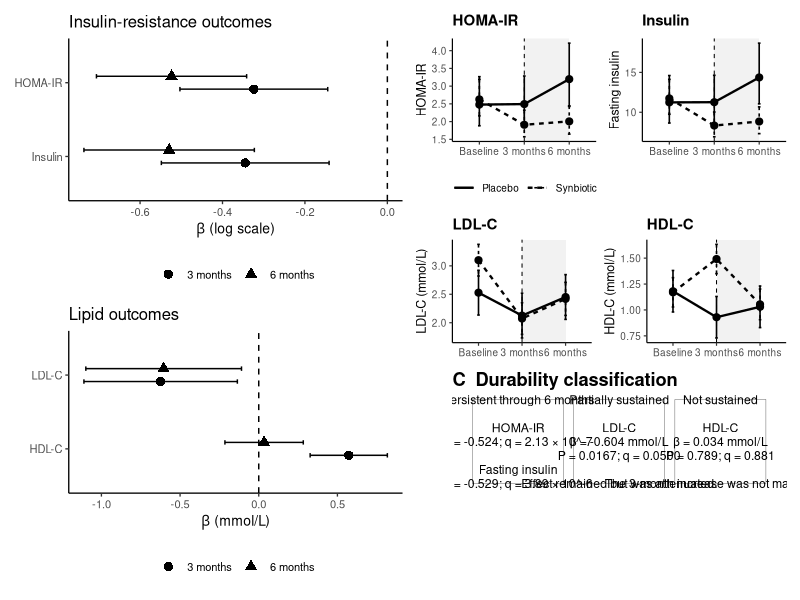
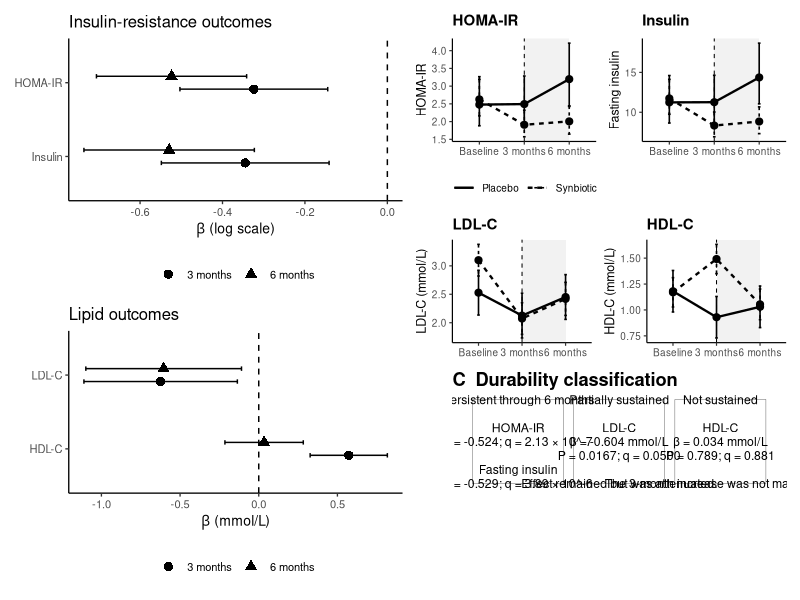

Source code (R) for these figures, in order:
# ==========================================================
# COMBINED DURABILITY FIGURE
# Panel A: beta forest plots at 3 and 6 months
# Panel B: model-estimated trajectories
# Panel C: durability classification
# ==========================================================

suppressPackageStartupMessages({
  library(readr)
  library(dplyr)
  library(ggplot2)
  library(patchwork)
})

effects <- read_csv("combined_durability_summary.csv", show_col_types = FALSE)
trajectories <- read_csv("combined_durability_trajectories.csv", show_col_types = FALSE)

effects <- effects |>
  mutate(
    followup = factor(followup, levels = c("3 months", "6 months")),
    outcome = factor(outcome, levels = c("HDL-C", "LDL-C", "Insulin", "HOMA-IR"))
  )

trajectories <- trajectories |>
  mutate(
    timepoint = factor(timepoint, levels = c("Baseline", "3 months", "6 months")),
    group = factor(group, levels = c("Placebo", "Synbiotic"))
  )

pA1 <- effects |>
  filter(outcome %in% c("HOMA-IR", "Insulin")) |>
  ggplot(aes(beta, outcome, xmin = ci_low, xmax = ci_high, shape = followup)) +
  geom_vline(xintercept = 0, linetype = "dashed") +
  geom_errorbarh(height = 0.12, position = position_dodge(width = 0.35)) +
  geom_point(size = 2.8, position = position_dodge(width = 0.35)) +
  labs(
    title = "Insulin-resistance outcomes",
    x = expression(beta~"(log scale)"),
    y = NULL, shape = NULL
  ) +
  theme_classic(base_size = 10) +
  theme(legend.position = "bottom")

pA2 <- effects |>
  filter(outcome %in% c("LDL-C", "HDL-C")) |>
  ggplot(aes(beta, outcome, xmin = ci_low, xmax = ci_high, shape = followup)) +
  geom_vline(xintercept = 0, linetype = "dashed") +
  geom_errorbarh(height = 0.12, position = position_dodge(width = 0.35)) +
  geom_point(size = 2.8, position = position_dodge(width = 0.35)) +
  labs(
    title = "Lipid outcomes",
    x = expression(beta~"(mmol/L)"),
    y = NULL, shape = NULL
  ) +
  theme_classic(base_size = 10) +
  theme(legend.position = "bottom")

panel_A <- (pA1 / pA2) +
  plot_annotation(title = "A  Adjusted intervention effects")

make_trajectory <- function(outcome_name, y_label) {
  trajectories |>
    filter(outcome == outcome_name) |>
    ggplot(aes(timepoint, estimated_mean, group = group, linetype = group)) +
    annotate("rect", xmin = 2, xmax = 3, ymin = -Inf, ymax = Inf, alpha = 0.08) +
    geom_vline(xintercept = 2, linetype = "dashed", linewidth = 0.35) +
    geom_line(linewidth = 0.8) +
    geom_point(size = 2.1) +
    geom_errorbar(
      aes(ymin = lower_95_CI, ymax = upper_95_CI),
      width = 0.06, linewidth = 0.55
    ) +
    labs(title = outcome_name, x = NULL, y = y_label, linetype = NULL) +
    theme_classic(base_size = 9) +
    theme(
      plot.title = element_text(face = "bold"),
      legend.position = if (outcome_name == "HOMA-IR") "bottom" else "none"
    )
}

pB1 <- make_trajectory("HOMA-IR", "HOMA-IR")
pB2 <- make_trajectory("Insulin", "Fasting insulin")
pB3 <- make_trajectory("LDL-C", "LDL-C (mmol/L)")
pB4 <- make_trajectory("HDL-C", "HDL-C (mmol/L)")

panel_B <- ((pB1 | pB2) / (pB3 | pB4)) +
  plot_annotation(title = "B  Model-estimated trajectories")

class_text <- data.frame(
  x = c(1, 2, 3),
  label = c(
    "Persistent through 6 months\n\nHOMA-IR\nβ = -0.524; q = 2.13 × 10^-7\n\nFasting insulin\nβ = -0.529; q = 3.89 × 10^-6",
    "Partially sustained\n\nLDL-C\nβ = -0.604 mmol/L\nP = 0.0167; q = 0.0500\n\nEffect remained but was attenuated.",
    "Not sustained\n\nHDL-C\nβ = 0.034 mmol/L\nP = 0.789; q = 0.881\n\nThe 3-month increase was not maintained."
  )
)

panel_C <- ggplot(class_text, aes(x, 1)) +
  geom_tile(width = 0.9, height = 0.9, fill = "white", colour = "black") +
  geom_text(aes(label = label), size = 3.1, lineheight = 0.95) +
  xlim(0.5, 3.5) + ylim(0.5, 1.5) +
  labs(title = "C  Durability classification") +
  theme_void() +
  theme(plot.title = element_text(face = "bold"))

combined <- panel_A | (panel_B / panel_C) +
  plot_layout(widths = c(0.9, 1.3))

ggsave(
  "Figure_6_combined_synbiotic_durability_R.png",
  combined, width = 15, height = 9.5, dpi = 600, bg = "white"
)

ggsave(
  "Figure_6_combined_synbiotic_durability_R.pdf",
  combined, width = 15, height = 9.5, bg = "white"
)
